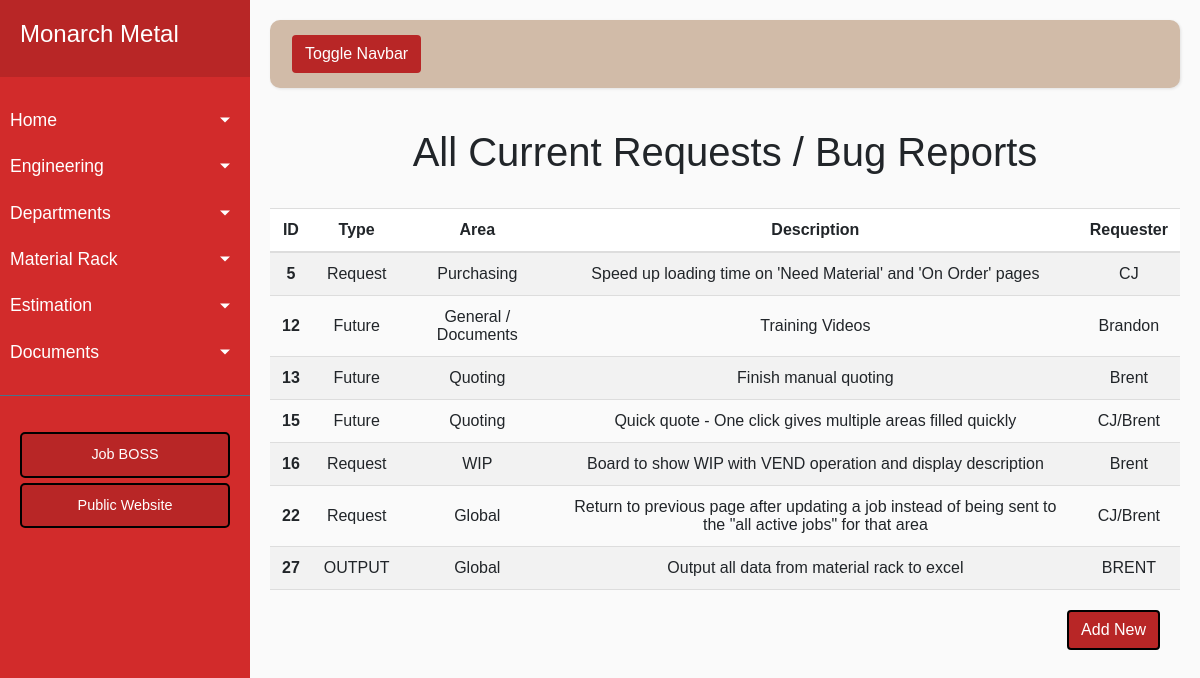
/index, run on the app's committed database.
### app/models.py (models this page shows, shortened)
class Todo(Base):
    __tablename__ = 'todo'
    id = Column(Integer, primary_key=True)
    rtype = Column(String(120))
    area = Column(String(120))
    desc = Column(String(120))
    name = Column(String(120))
    done = Column(Integer())

### app/routes.py (the view)
@app.route('/')
@app.route('/index')
def index():
    todos = Todo.query.order_by('id').all()
    return render_template('index.html', title='Monarch Home', todos=todos)

### app/routes.py (called while the page is built)
@app.teardown_appcontext
def shutdown_session(exception=None):
    db_session.remove()

### app/templates/index.html
{% extends "base.html" %}
{% block content %}
    <h1 align="center">All Current Requests / Bug Reports</h1>
    <br>
    <body>
        <table id="myTable">
            <tr class="header">
                <th scope="col">ID</th>
                <th scope="col">Type</th>
                <th scope="col">Area</th>
                <th scope="col">Description</th>
                <th scope="col">Requester</th>
            </tr>
            {% for t in todos %}
                {% if t.done != 'on' %}
                    <tr id={{ t.id }}>
                        <td><a href="/edit_todo/{{ t.id }}"><span style="font-weight:bold">{{ t.id }}</span></a></th>
                        <td align='center'> {{ t.rtype }} </td>
                        <td align='center'> {{ t.area }} </td>
                        <td align='center'> {{ t.desc }} </td>
                        <td align='center'> {{ t.name }} </td>
                    </tr>
                {% endif %}
            {% endfor %}
        </table>
        <a href="backend_todo">
            <button class="btn btn-block btn-primary todoBtn">Add New</button>
        </a>
    </body>
{% endblock %}

### app/static/style.css (style rules this page uses)
* { font-family: 'Poppins', sans-serif; }
#myTable { border-collapse: collapse; width: 100%; font-size: 16px; }
#myTable th, #myTable td { text-align: center; padding: 12px; }
#myTable th { background: #ffffff; border-top: 1px solid #ddd; border-bottom: 2px solid #ddd; }
#myTable tr { border-bottom: 1px solid #ddd; }
#myTable tr:nth-child(even) { background-color: #f2f2f2; }
#myTable tr.header, #myTable tr:hover { background-color: #ddd; }
th { text-align: center; }
body { font-family: 'Poppins', sans-serif; background: #fafafa; }
.formBtn, .todoBtn { background-color: #B82626; border: 2px solid black; }
.todoBtn { float: right; margin-right: 20px; margin-top: 20px; }

### data on the page
Todo: id "5", rtype "Request", area "Purchasing", desc "Speed up loading time on 'Need Material' and 'On Order' pages", name "CJ"
Todo: id "12", rtype "Future", area "General / Documents", desc "Training Videos", name "Brandon"
Todo: id "13", rtype "Future", area "Quoting", desc "Finish manual quoting", name "Brent"
Todo: id "15", rtype "Future", area "Quoting", desc "Quick quote - One click gives multiple areas filled quickly", name "CJ/Brent"
Todo: id "16", rtype "Request", area "WIP", desc "Board to show WIP with VEND operation and display description", name "Brent"
Todo: id "22", rtype "Request", area "Global", desc "Return to previous page after updating a job instead of being sent to the \"all active jobs\" for that area", name "CJ/Brent"
Todo: id "27", rtype "OUTPUT", area "Global", desc "Output all data from material rack to excel", name "BRENT"
